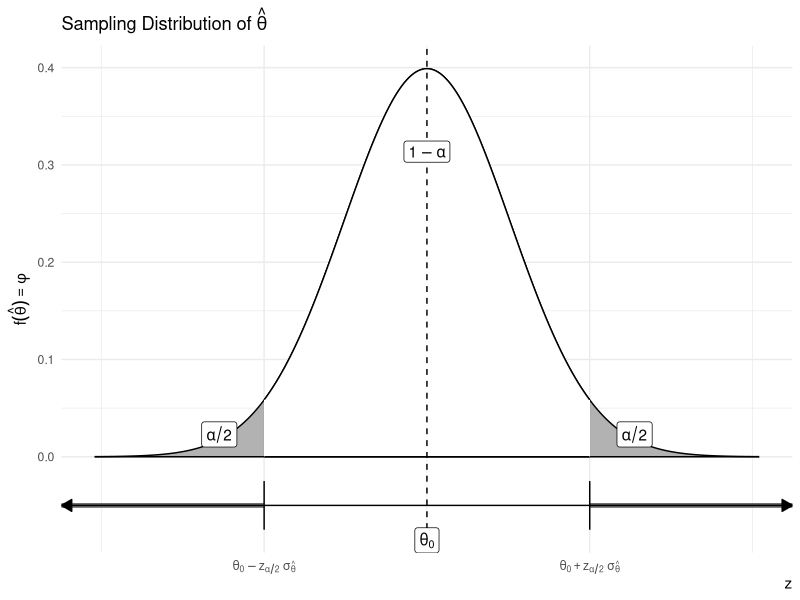
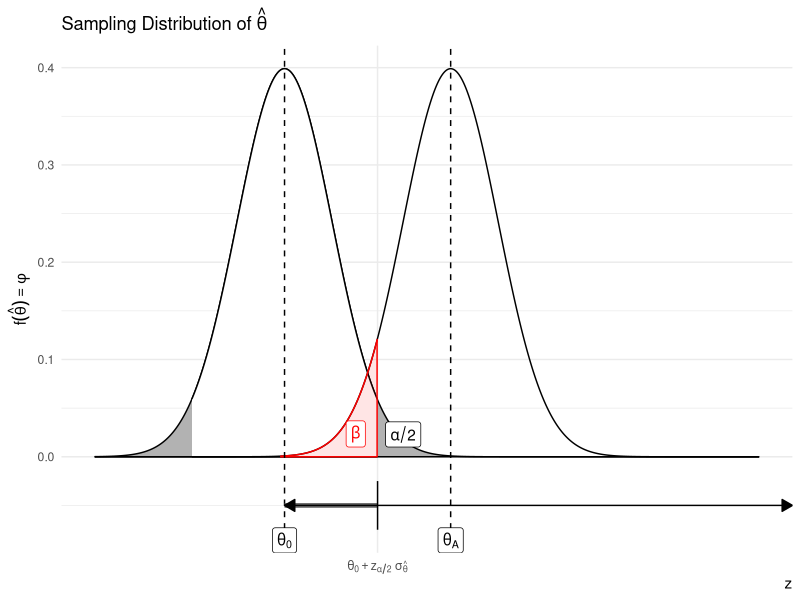

The R source for these figures, in order:
## ---- chunk 1
set.seed(123)
options(width=60)
knitr::opts_chunk$set(fig.align='center',fig.width=9,fig.height=5)
def.chunk.hook  <- knitr::knit_hooks$get("chunk")
knitr::knit_hooks$set(chunk = function(x, options) {
  x <- def.chunk.hook(x, options)
  ifelse(options$size != "normalsize", paste0("\n \\", options$size,"\n\n", x, "\n\n \\normalsize"), x)
})
require(tidyverse)
## ---- chunk 2
# Load necessary library
library(ggplot2)

# Define the mean and standard deviation
mean <- 0
sd <- 1

# Define the range for x values
x <- seq(-4, 4, length.out = 1000)

# Define the density function for the normal distribution
y <- dnorm(x, mean, sd)

# Calculate the critical value for a 95% confidence interval
z <- qnorm(c(0.025, 0.975))

ggplot(data.frame(x, y), aes(x, y)) +
  geom_ribbon(data = subset(data.frame(x, y), x > -Inf & x < Inf),
              aes(ymin = 0, ymax = y),
              fill = "gray40",
              alpha = 0.5,color = 'black') +
  geom_ribbon(data = subset(data.frame(x, y), x > z[1] & x < z[2]),
              aes(ymin = 0, ymax = y),
              fill = "white",
              alpha = 1,color = 'black') +
  labs(title = bquote("Sampling Distribution of"~ hat(theta)),
       x = bquote(z),
       y = bquote(f(hat(theta))==phi)) +
  theme_minimal() + 
  geom_vline(xintercept = 0,linetype = 'dashed') + 
  annotate(geom = 'segment',x = 1.96,y = -.05,xend = Inf,yend = -.05,
             size = 1.6,color = 'gray40') +
  annotate(geom = 'segment',x = -1.96,y = -.05,xend = -Inf,yend = -.05,
             size = 1.6,color = 'gray40') +
  annotate(geom = 'segment',x = -Inf,y = -.05,xend = Inf,yend = -.05,
           arrow = arrow(length=unit(0.30,"cm"), ends="both", type = "closed")) +
  annotate(geom = 'segment',x = 1.96,y = -.075,xend = 1.96,yend = -0.025) + 
  annotate(geom = 'segment',x = -1.96,y = -.075,xend = -1.96,yend = -0.025) + 
  annotate(geom = 'label',x = 0,y = -Inf,label = expression(theta[0]),vjust = 0,parse = T) + 
  # annotate(geom = 'segment',x = -.95,xend = .95,y = .25,yend= .25,
  #          arrow = arrow(length=unit(0.30,"cm"), ends="both", type = "closed")) + 
  annotate(geom = 'label',x = 0,y = Inf,label = expression(1-alpha),vjust = 5.5,parse = T) + 
  annotate(geom = 'label',x = -2.5,y = .01,label = expression(alpha/2),vjust = 0,parse = T) + 
  annotate(geom = 'label',x = 2.5,y = .01,label = expression(alpha/2),vjust = 0,parse = T) + 
  scale_x_continuous(breaks = c(-1.96,1.96),labels = c(expression(theta[0]-z[alpha/2]~sigma[hat(theta)]),expression(theta[0]+z[alpha/2]~sigma[hat(theta)]))) + 
  theme(axis.title.x = element_text(hjust = 1))
## ---- chunk 3
# Load necessary library
library(ggplot2)

# Define the mean and standard deviation
mean0 <- 0
sd0 <- 1
meanA <- 3.5
sdA <- 1

# Define the range for x values
x <- seq(-4, 10, length.out = 1000)

# Define the density function for the normal distribution
y0 <- dnorm(x, mean0, sd0)
yA <- dnorm(x,meanA,sdA)

# Calculate the critical value for a 95% confidence interval
z <- qnorm(c(0.025, 0.975))

ggplot(data.frame(x, y0), aes(x, y0)) +
  geom_ribbon(data = subset(data.frame(x, y0), x > -Inf & x < Inf),
              aes(ymin = 0, ymax = y0),
              fill = "gray40",
              alpha = 0.5,color = 'black') +
  geom_ribbon(data = subset(data.frame(x, y0), x > z[1] & x < z[2]),
              aes(ymin = 0, ymax = y0),
              fill = "white",
              alpha = 1,color = 'black') +
  geom_line(data = data.frame(x,yA),
            aes(x,yA)) + 
  geom_ribbon(data = data.frame(x,yA) %>%
                as_tibble() %>%
                filter(x < z[2],x > -.1),
              aes(x = x,ymin = 0,ymax = yA),inherit.aes = F,
              fill = 'red',color = 'red',alpha = .1) +
  labs(title = bquote("Sampling Distribution of"~ hat(theta)),
       x = bquote(z),
       y = bquote(f(hat(theta))==phi)) +
  theme_minimal() + 
  geom_vline(xintercept = c(0,3.5),linetype = 'dashed') + 
  annotate(geom = 'segment',x = 1.95,y = 0,xend = 1.95,yend = .12,color = 'red') + 
  # annotate(geom = 'segment',x = 1.96,y = -.05,xend = Inf,yend = -.05,
  #            size = 1.6,color = 'gray40') +
  annotate(geom = 'segment',x = 1.96,y = -.05,xend = 0,yend = -.05,
             size = 1.6,color = 'gray40') +
  annotate(geom = 'segment',x = 0,y = -.05,xend = Inf,yend = -.05,
           arrow = arrow(length=unit(0.30,"cm"), ends="both", type = "closed")) +
  annotate(geom = 'segment',x = 1.96,y = -.075,xend = 1.96,yend = -0.025) + 
  # annotate(geom = 'segment',x = -1.96,y = -.075,xend = -1.96,yend = -0.025) + 
  annotate(geom = 'label',x = 0,y = -Inf,label = expression(theta[0]),vjust = 0,parse = T) + 
  annotate(geom = 'label',x = 3.5,y = -Inf,label = expression(theta[A]),vjust = 0,parse = T) + 
  # annotate(geom = 'segment',x = -.95,xend = .95,y = .25,yend= .25,
  #          arrow = arrow(length=unit(0.30,"cm"), ends="both", type = "closed")) + 
  # annotate(geom = 'label',x = 0,y = Inf,label = expression(1-alpha),vjust = 5.5,parse = T) + 
  # annotate(geom = 'label',x = -2.5,y = .01,label = expression(alpha/2),vjust = 0,parse = T) + 
  annotate(geom = 'label',x = 2.5,y = .01,label = expression(alpha/2),vjust = 0,parse = T) + 
  annotate(geom = 'label',x = 1.5,y = .01,label = expression(beta),vjust = 0,parse = T,color = 'red') + 
  scale_x_continuous(breaks = c(1.96),labels = c(expression(theta[0]+z[alpha/2]~sigma[hat(theta)]))) + 
  theme(axis.title.x = element_text(hjust = 1))
